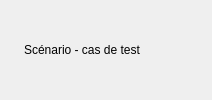
    <widget class="QWidget" name="test_widget_title" native="true">
     <layout class="QGridLayout" name="gridLayout_8">
      <item row="0" column="0">
       <layout class="QHBoxLayout" name="horizontalLayout_5">
        <item>
         <widget class="QLabel" name="test_pixmap_label">
          <property name="sizePolicy">
           <sizepolicy hsizetype="Minimum" vsizetype="Preferred">
            <horstretch>0</horstretch>
            <verstretch>0</verstretch>
           </sizepolicy>
          </property>
          <property name="pixmap">
           <pixmap resource="../../resources.qrc">:/images/48x48/pellicule.png</pixmap>
          </property>
          <property name="alignment">
           <set>Qt::AlignLeading|Qt::AlignLeft|Qt::AlignTop</set>
          </property>
         </widget>
        </item>
        <item>
         <widget class="QLabel" name="title">
          <property name="sizePolicy">
           <sizepolicy hsizetype="Expanding" vsizetype="Preferred">
            <horstretch>0</horstretch>
            <verstretch>0</verstretch>
           </sizepolicy>
          </property>
          <property name="text">
           <string>Scénario - cas de test</string>
          </property>
          <property name="wordWrap">
           <bool>true</bool>
          </property>
         </widget>
        </item>
        <item>
         <widget class="QPushButton" name="previous_version_button">
          <property name="sizePolicy">
           <sizepolicy hsizetype="Fixed" vsizetype="Fixed">
            <horstretch>0</horstretch>
            <verstretch>0</verstretch>
           </sizepolicy>
          </property>
          <property name="maximumSize">
           <size>
            <width>24</width>
            <height>16</height>
           </size>
          </property>
          <property name="toolTip">
           <string>Version précédente</string>
          </property>
          <property name="styleSheet">
           <string>QPushButton {
     border-style: none;
 }</string>
          </property>
          <property name="text">
           <string/>
          </property>
          <property name="icon">
           <iconset>
            <normalon>:/images/back.png</normalon>
           </iconset>
          </property>
          <property name="flat">
           <bool>true</bool>
          </property>
         </widget>
        </item>
        <item>
         <widget class="QPushButton" name="next_version_button">
          <property name="sizePolicy">
           <sizepolicy hsizetype="Fixed" vsizetype="Fixed">
            <horstretch>0</horstretch>
            <verstretch>0</verstretch>
           </sizepolicy>
          </property>
          <property name="maximumSize">
           <size>
            <width>24</width>
            <height>16</height>
           </size>
          </property>
          <property name="toolTip">
           <string>Version suivante</string>
          </property>
          <property name="styleSheet">
           <string>QPushButton {
     border-style: none;
 }</string>
          </property>
          <property name="text">
           <string/>
          </property>
          <property name="icon">
           <iconset>
            <normalon>:/images/next.png</normalon>
           </iconset>
          </property>
          <property name="flat">
           <bool>true</bool>
          </property>
         </widget>
        </item>
       </layout>
      </item>
     </layout>
    </widget>
